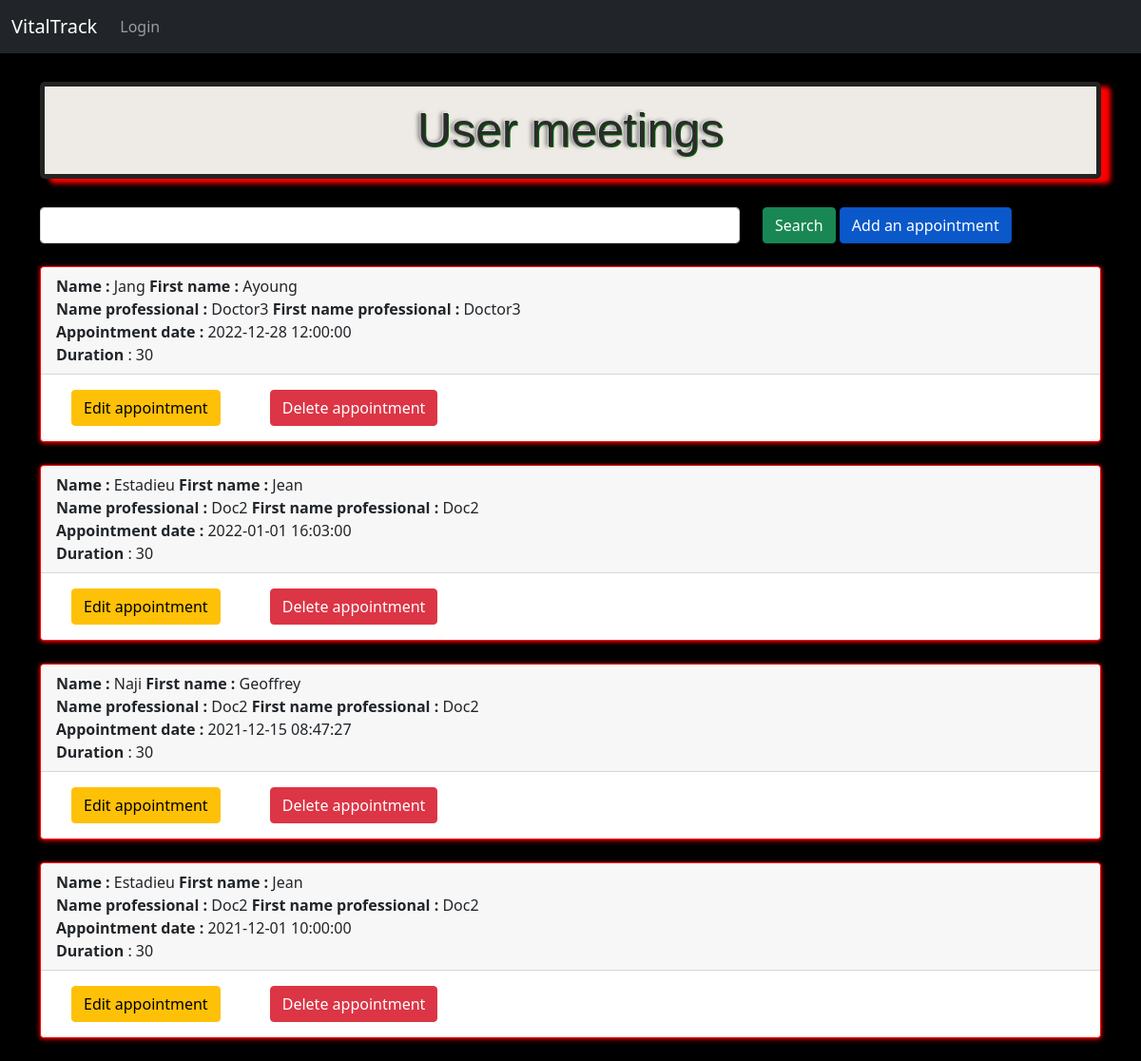
The page /afficherConsultation.php on the database its author committed.
### tables this page shows
CREATE TABLE IF NOT EXISTS `rdv` (
  `id_usager` int(11) NOT NULL,
  `date_rdv` datetime NOT NULL,
  `duree` smallint(6) DEFAULT NULL,
  `id_medecin` int(11) NOT NULL,
  PRIMARY KEY (`id_usager`,`date_rdv`),
  KEY `id_medecin` (`id_medecin`)
);

CREATE TABLE IF NOT EXISTS `usager` (
  `id_usager` int(11) NOT NULL AUTO_INCREMENT,
  `nom` varchar(50) DEFAULT NULL,
  `prenom` varchar(50) DEFAULT NULL,
  `civilite` varchar(50) DEFAULT NULL,
  `adresse` varchar(50) DEFAULT NULL,
  `cdp` varchar(5) DEFAULT NULL,
  `ville` varchar(50) DEFAULT NULL,
  `lieu_naiss` varchar(50) DEFAULT NULL,
  `num_secu` varchar(50) DEFAULT NULL,
  `num_secu0` int(11) DEFAULT NULL,
  `num_secu1` int(11) DEFAULT NULL,
  `num_secu2` int(11) DEFAULT NULL,
  `num_secu3` int(11) DEFAULT NULL,
  `num_secu4` int(11) DEFAULT NULL,
  `num_secu5` int(11) DEFAULT NULL,
  `num_secu6` int(11) DEFAULT NULL,
  `heartRateMonday` int(11) DEFAULT NULL,
  `heartRateTuesday` int(11) DEFAULT NULL,
  `heartRateWednesday` int(11) DEFAULT NULL,
  `heartRateThursday` int(11) DEFAULT NULL,
  `heartRateFriday` int(11) DEFAULT NULL,
  `heartRateSaturday` int(11) DEFAULT NULL,
  `heartRateSunday` int(11) DEFAULT NULL,
  `date_naiss` date DEFAULT NULL,
  `id_medecin` int(11) DEFAULT NULL,
  PRIMARY KEY (`id_usager`),
  KEY `id_medecin` (`id_medecin`)
);

CREATE TABLE IF NOT EXISTS `medecin` (
  `id_medecin` int(11) NOT NULL AUTO_INCREMENT,
  `nom` varchar(50) DEFAULT NULL,
  `prenom` varchar(50) DEFAULT NULL,
  `civilite` varchar(50) DEFAULT NULL,
  PRIMARY KEY (`id_medecin`)
);

### actions/consultation/afficherConsultationAction.php (called while the page is built, shortened)
<?php
require('actions/database.php');
$afficherconsultation = $bdd->query('SELECT u.nom, u.prenom, date_rdv, m.nom, m.prenom, duree, rdv.id_medecin
                                     FROM rdv, medecin as m, usager as u
                                     WHERE rdv.id_medecin = m.id_medecin
                                     AND rdv.id_usager = u.id_usager
                                     ORDER BY date_rdv DESC');

### afficherConsultation.php (the view, shortened to what this page needs)
<?php
    require('actions/consultation/afficherconsultationAction.php');
?>
<!DOCTYPE html>
<html lang="fr">
<?php include 'inclure/head.php'; ?>
<body>
    <?php include 'inclure/navbar.php'?>
    <div class="container">
    <h1>User meetings</h1>
        <form method="GET">
            <div class="form-group row">
                <div class="col-8">
                    <input type="search" name="recherche" class="form-control">
                </div>
                <div class="col-4">
                    <button class="btn btn-success" type="submit">Search</button>
                    <a href ="ajouterconsultation.php" class="btn btn-primary active">Add an appointment</a>
                </div>
            </div>
        </form>
        <br>
        <?php
            while($consultation = $afficherconsultation->fetch()){
                ?>
                <div class="card">
                    <div class="card-header">
                        <b>Name :</b> <?= $consultation[0]; ?>
                        <b>First name :</b> <?= $consultation[1]; ?>
                        <br>
                        <b>Name professional :</b> <?= $consultation[3]; ?>
                        <b>First name professional :</b> <?= $consultation[4]; ?>
                        <br>
                        <b>Appointment date :</b> <?= $consultation['date_rdv']; ?>
                        <br>
                        <b>Duration</b> : <?= $consultation['duree']; ?>
                    </div>
                    <div class="cart-footer">
                        <a href="modifier_consultation.php?date=<?= $consultation['date_rdv']; ?> &id= <?=$consultation[6]; ?>" class="btn btn-warning" id ="cent">Edit appointment</a>
                        <a href="actions/consultation/supprimerConsultationAction.php?date=<?= $consultation['date_rdv']; ?> &id= <?=$consultation[6]; ?>" class="btn btn-danger" id="cent">Delete appointment</a>
                    </div>
                </div>
                <br>
                <?php
            }
        ?>
</div>
</body>
</html>

### inclure/head.php (shortened to what this page needs)
<head>
    <link href="https://cdn.jsdelivr.net/npm/bootstrap@5.1.3/dist/css/bootstrap.min.css" rel="stylesheet">
    <link rel="stylesheet" href="style.css">
</head>

### inclure/navbar.php (shortened to what this page needs)
<nav class="navbar navbar-expand-lg navbar-dark bg-dark">
  <div class="container-fluid">
    <a class="navbar-brand" href="index.php">VitalTrack</a>
    <div class="collapse navbar-collapse" id="navbarSupportedContent">
      <ul class="navbar-nav me-auto mb-2 mb-lg-0">
        <?php
          if(isset($_SESSION['auth'])){
            ?>
            <li class="nav-item">
                <a class="nav-link" href="afficherUsager.php">Users</a>
            </li>
            <li class="nav-item">
                <a class="nav-link" href="afficherMedecin.php">Health professional</a>
            </li>
            <li class="nav-item">
                <a class="nav-link" href="afficherConsultation.php">Appointment</a>
            </li>
            <li class="nav-item">
                <a class="nav-link" href="afficherStatistique.php">statistics</a>
            </li>
            <li class="nav-item">
                <a class="nav-link" href="actions/utilisateur/deconnexion.php">Logout</a>
            </li>
            <?php
          }else{
            ?>
          <li class="nav-item">
            <a class="nav-link" href="connection.php">Login</a>
          </li>
          <?php
          }
        ?>
      </ul>
    </div>
  </div>
</nav>

### style.css (style rules this page uses)
body { background-color: black; }
h1 { font-size: 50px; text-shadow: -1px -1px rgb(218, 216, 216), 1px 1px #060, -3px 0 4px rgb(124, 124, 124); font-family:Arial, Helvetica, sans-serif; color: rgb(42, 44, 42); padding:16px; font-weight:lighter; -moz-box-shadow: 4px 4px 6px #888; -webkit-box-shadow: 4px 4px 6px #888; box-shadow: 10px 5px 5px red; text-align:center; display:block; margin-bottom: 30px; margin-top: 30px; border-radius: 5px; border : 5px solid rgb(36, 35, 35); background-color: rgb(238, 234, 229); }
#cent { margin: 1em; margin-left: 2em; }
.card { border : 1px solid red; box-shadow: 0px 1px 5px red; }

### rows shown on the page
rdv: id_usager.nom "Jang", id_usager.prenom "Ayoung", id_medecin.nom "Doctor3", id_medecin.prenom "Doctor3", date_rdv "2022-12-28 12:00:00", duree "30"
rdv: id_usager.nom "Estadieu", id_usager.prenom "Jean", id_medecin.nom "Doc2", id_medecin.prenom "Doc2", date_rdv "2022-01-01 16:03:00", duree "30"
rdv: id_usager.nom "Naji", id_usager.prenom "Geoffrey", id_medecin.nom "Doc2", id_medecin.prenom "Doc2", date_rdv "2021-12-15 08:47:27", duree "30"
rdv: id_usager.nom "Estadieu", id_usager.prenom "Jean", id_medecin.nom "Doc2", id_medecin.prenom "Doc2", date_rdv "2021-12-01 10:00:00", duree "30"
